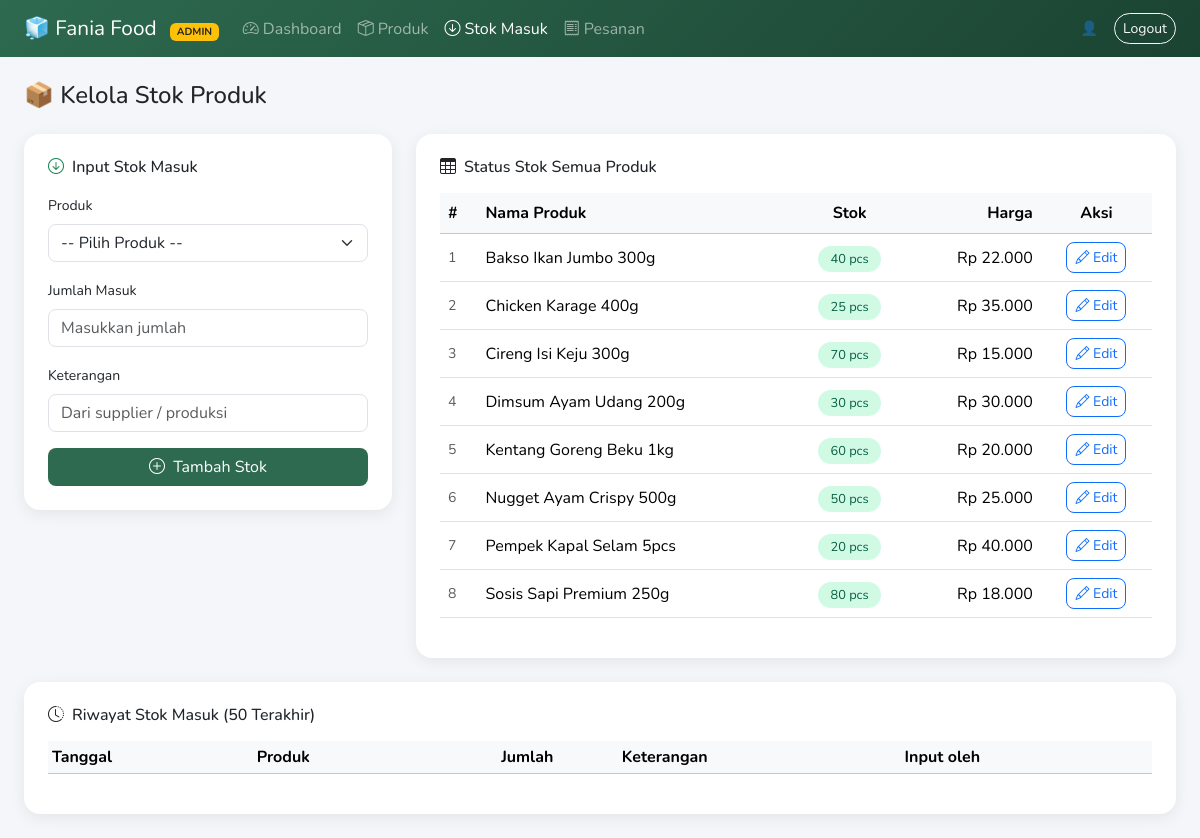
/stok.php (signed in), run on the app's committed database.
### tables this page shows
CREATE TABLE IF NOT EXISTS produk (
    id              INT AUTO_INCREMENT PRIMARY KEY,
    nama_produk     VARCHAR(200) NOT NULL,
    harga           DECIMAL(12,2) NOT NULL DEFAULT 0,
    stok            INT NOT NULL DEFAULT 0,
    foto            VARCHAR(255) DEFAULT 'default.jpg',
    deskripsi       TEXT,
    created_at      TIMESTAMP DEFAULT CURRENT_TIMESTAMP
);

### koneksi.php (called while the page is built, shortened)
<?php
function rupiah($angka) {
    return 'Rp ' . number_format($angka, 0, ',', '.');
}
?>

### stok.php (the view, shortened to what this page needs)
<?php
require_once '../koneksi.php';
$produkList = $conn->query("SELECT * FROM produk ORDER BY nama_produk ASC");
?>
<!DOCTYPE html>
<html lang="id">
<head>
    <link href="https://cdn.jsdelivr.net/npm/bootstrap@5.3.3/dist/css/bootstrap.min.css" rel="stylesheet">
    <link href="https://cdn.jsdelivr.net/npm/bootstrap-icons@1.11.3/font/bootstrap-icons.min.css" rel="stylesheet">
</head>
<body>
<?php include '_navbar.php'; ?>
<div class="container-fluid p-4">
    <h4 class="fw-800 mb-4">📦 Kelola Stok Produk</h4>
    <div class="row g-4">
        <div class="col-md-4">
            <div class="card p-4">
                <h6 class="fw-800 mb-3"><i class="bi bi-arrow-down-circle text-success me-2"></i>Input Stok Masuk</h6>
                <form method="POST">
                    <div class="mb-3">
                        <label class="form-label fw-700 small">Produk</label>
                        <select name="id_produk" class="form-select" required style="border-radius:8px;">
                            <option value="">-- Pilih Produk --</option>
                            <?php
                            $produkList->data_seek(0);
                            ?>
                        </select>
                    </div>
                    <div class="mb-3">
                        <label class="form-label fw-700 small">Jumlah Masuk</label>
                        <input type="number" name="jumlah" class="form-control" min="1" placeholder="Masukkan jumlah" required style="border-radius:8px;">
                    </div>
                    <div class="mb-3">
                        <label class="form-label fw-700 small">Keterangan</label>
                        <input type="text" name="keterangan" class="form-control" placeholder="Dari supplier / produksi" style="border-radius:8px;">
                    </div>
                    <button type="submit" class="btn w-100 fw-700" style="background:#2D6A4F;color:#fff;border-radius:8px;">
                        <i class="bi bi-plus-circle me-1"></i> Tambah Stok
                    </button>
                </form>
            </div>
        </div>
        <div class="col-md-8">
            <div class="card p-4">
                <h6 class="fw-800 mb-3"><i class="bi bi-table me-2"></i>Status Stok Semua Produk</h6>
                <div class="table-responsive">
                    <table class="table table-hover align-middle">
                        <thead class="table-light">
                            <tr><th>#</th><th>Nama Produk</th><th class="text-center">Stok</th>
                                <th class="text-end">Harga</th><th class="text-center">Aksi</th></tr>
                        </thead>
                        <tbody>
                        <?php $no=1; $produkList->data_seek(0); while ($p = $produkList->fetch_assoc()): ?>
                        <tr>
                            <td class="text-muted small"><?= $no++ ?></td>
                            <td class="fw-700"><?= htmlspecialchars($p['nama_produk']) ?></td>
                            <td class="text-center">
                                <?php
                                $cls = $p['stok'] >= 20 ? 'badge-stok-ok' : ($p['stok'] >= 5 ? 'badge-stok-warn' : 'badge-stok-low');
                                echo "<span class='$cls'>{$p['stok']} pcs</span>";
                                ?>
                            </td>
                            <td class="text-end"><?= rupiah($p['harga']) ?></td>
                            <td class="text-center">
                                <button class="btn btn-sm btn-outline-primary rounded-3"
                                        data-bs-toggle="modal"
                                        data-bs-target="#editModal"
                                        data-id="<?= $p['id'] ?>"
                                        data-nama="<?= htmlspecialchars($p['nama_produk']) ?>"
                                        data-harga="<?= $p['harga'] ?>"
                                        data-desk="<?= htmlspecialchars($p['deskripsi']) ?>">
                                    <i class="bi bi-pencil"></i> Edit
                                </button>
                            </td>
                        </tr>
                        <?php endwhile; ?>
                        </tbody>
                    </table>
                </div>
            </div>
        </div>
        <div class="col-12">
            <div class="card p-4">
                <h6 class="fw-800 mb-3"><i class="bi bi-clock-history me-2"></i>Riwayat Stok Masuk (50 Terakhir)</h6>
                <div class="table-responsive">
                    <table class="table table-sm table-hover align-middle">
                        <thead class="table-light">
                            <tr><th>Tanggal</th><th>Produk</th><th class="text-center">Jumlah</th>
                                <th>Keterangan</th><th>Input oleh</th></tr>
                        </thead>
                    </table>
                </div>
            </div>
        </div>
    </div>
</div>
</body>
</html>

### _navbar.php (shortened to what this page needs)
<nav class="navbar navbar-expand-lg navbar-dark" style="background:linear-gradient(135deg,#2D6A4F,#1B4332)">
    <div class="container-fluid px-4">
        <span class="navbar-brand fw-800" style="font-family:'Nunito',sans-serif;font-size:1.3rem;">
            🧊 Fania Food <small class="badge bg-warning text-dark ms-2 fw-700" style="font-size:.65rem;">ADMIN</small>
        </span>
        <div class="collapse navbar-collapse" id="navAdmin">
            <ul class="navbar-nav me-auto mb-2 mb-lg-0">
                <li class="nav-item">
                    <a class="nav-link <?= basename($_SERVER['PHP_SELF'])=='index.php'?'active':'' ?>" href="index.php">
                        <i class="bi bi-speedometer2 me-1"></i>Dashboard
                    </a>
                </li>
                <li class="nav-item">
                    <a class="nav-link <?= basename($_SERVER['PHP_SELF'])=='produk.php'?'active':'' ?>" href="produk.php">
                        <i class="bi bi-box-seam me-1"></i>Produk
                    </a>
                </li>
                <li class="nav-item">
                    <a class="nav-link <?= basename($_SERVER['PHP_SELF'])=='stok.php'?'active':'' ?>" href="stok.php">
                        <i class="bi bi-arrow-down-circle me-1"></i>Stok Masuk
                    </a>
                </li>
                <li class="nav-item">
                    <a class="nav-link <?= basename($_SERVER['PHP_SELF'])=='pesanan.php'?'active':'' ?>" href="pesanan.php">
                        <i class="bi bi-receipt me-1"></i>Pesanan
                    </a>
                </li>
            </ul>
            <span class="navbar-text text-white-50 me-3 small">
                👤 <?= htmlspecialchars($_SESSION['nama_lengkap']) ?>
            </span>
            <a href="../logout.php" class="btn btn-sm btn-outline-light rounded-pill">Logout</a>
        </div>
    </div>
</nav>

### stok.php (style rules this page uses)
body { font-family:'Nunito',sans-serif; background:#f4f6f9; }
.card { border:none; border-radius:16px; box-shadow:0 4px 16px rgba(0,0,0,.07); }
.badge-stok-ok { background:#d1fae5; color:#065f46; border-radius:20px; padding:4px 12px; font-size:.8rem; }

### data on the page
produk: nama_produk "Bakso Ikan Jumbo 300g", stok "40", harga "Rp 22.000"
produk: nama_produk "Chicken Karage 400g", stok "25", harga "Rp 35.000"
produk: nama_produk "Cireng Isi Keju 300g", stok "70", harga "Rp 15.000"
produk: nama_produk "Dimsum Ayam Udang 200g", stok "30", harga "Rp 30.000"
produk: nama_produk "Kentang Goreng Beku 1kg", stok "60", harga "Rp 20.000"
produk: nama_produk "Nugget Ayam Crispy 500g", stok "50", harga "Rp 25.000"
produk: nama_produk "Pempek Kapal Selam 5pcs", stok "20", harga "Rp 40.000"
produk: nama_produk "Sosis Sapi Premium 250g", stok "80", harga "Rp 18.000"
